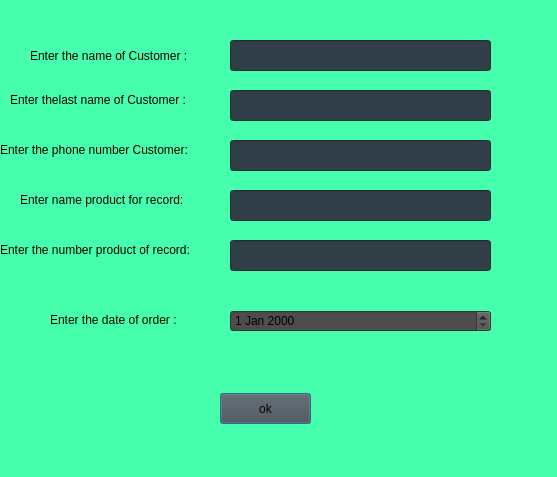
<?xml version="1.0" encoding="UTF-8"?>
<ui version="4.0">
 <class>add_information_of_customer</class>
 <widget class="QDialog" name="add_information_of_customer">
  <property name="geometry">
   <rect>
    <x>0</x>
    <y>0</y>
    <width>557</width>
    <height>477</height>
   </rect>
  </property>
  <property name="windowTitle">
   <string>Dialog</string>
  </property>
  <property name="styleSheet">
   <string notr="true">background-color: rgb(70, 255, 172);</string>
  </property>
  <widget class="QPushButton" name="pushButton">
   <property name="geometry">
    <rect>
     <x>220</x>
     <y>393</y>
     <width>91</width>
     <height>31</height>
    </rect>
   </property>
   <property name="styleSheet">
    <string notr="true">font: 700 italic 10pt &quot;Segoe UI&quot;;
background-color: rgb(77, 77, 77);</string>
   </property>
   <property name="text">
    <string>ok</string>
   </property>
  </widget>
  <widget class="QLineEdit" name="lineEdit">
   <property name="geometry">
    <rect>
     <x>230</x>
     <y>40</y>
     <width>261</width>
     <height>31</height>
    </rect>
   </property>
   <property name="styleSheet">
    <string notr="true">font: 700 italic 10pt &quot;Segoe UI&quot;;
background-color: rgb(48, 62, 72);</string>
   </property>
  </widget>
  <widget class="QLineEdit" name="lineEdit_2">
   <property name="geometry">
    <rect>
     <x>230</x>
     <y>90</y>
     <width>261</width>
     <height>31</height>
    </rect>
   </property>
   <property name="styleSheet">
    <string notr="true">font: 700 italic 10pt &quot;Segoe UI&quot;;
background-color: rgb(48, 62, 72);</string>
   </property>
  </widget>
  <widget class="QLineEdit" name="lineEdit_3">
   <property name="geometry">
    <rect>
     <x>230</x>
     <y>140</y>
     <width>261</width>
     <height>31</height>
    </rect>
   </property>
   <property name="styleSheet">
    <string notr="true">font: 700 italic 10pt &quot;Segoe UI&quot;;
background-color: rgb(48, 62, 72);</string>
   </property>
  </widget>
  <widget class="QLineEdit" name="lineEdit_4">
   <property name="geometry">
    <rect>
     <x>230</x>
     <y>190</y>
     <width>261</width>
     <height>31</height>
    </rect>
   </property>
   <property name="styleSheet">
    <string notr="true">font: 700 italic 10pt &quot;Segoe UI&quot;;
background-color: rgb(48, 62, 72);</string>
   </property>
  </widget>
  <widget class="QLabel" name="label">
   <property name="geometry">
    <rect>
     <x>30</x>
     <y>40</y>
     <width>191</width>
     <height>31</height>
    </rect>
   </property>
   <property name="styleSheet">
    <string notr="true">font: 700 italic 10pt &quot;Segoe UI&quot;;
</string>
   </property>
   <property name="text">
    <string>Enter the name of Customer :</string>
   </property>
  </widget>
  <widget class="QLabel" name="label_2">
   <property name="geometry">
    <rect>
     <x>10</x>
     <y>90</y>
     <width>211</width>
     <height>20</height>
    </rect>
   </property>
   <property name="styleSheet">
    <string notr="true">font: 700 italic 10pt &quot;Segoe UI&quot;;
</string>
   </property>
   <property name="text">
    <string>Enter thelast name of Customer :</string>
   </property>
  </widget>
  <widget class="QLabel" name="label_3">
   <property name="geometry">
    <rect>
     <x>0</x>
     <y>140</y>
     <width>221</width>
     <height>20</height>
    </rect>
   </property>
   <property name="styleSheet">
    <string notr="true">font: 700 italic 10pt &quot;Segoe UI&quot;;
</string>
   </property>
   <property name="text">
    <string>Enter the phone number Customer:</string>
   </property>
  </widget>
  <widget class="QLabel" name="label_4">
   <property name="geometry">
    <rect>
     <x>20</x>
     <y>190</y>
     <width>191</width>
     <height>20</height>
    </rect>
   </property>
   <property name="styleSheet">
    <string notr="true">font: 700 italic 10pt &quot;Segoe UI&quot;;
</string>
   </property>
   <property name="text">
    <string>Enter name product for record:</string>
   </property>
  </widget>
  <widget class="QDateEdit" name="dateEdit">
   <property name="geometry">
    <rect>
     <x>230</x>
     <y>310</y>
     <width>261</width>
     <height>22</height>
    </rect>
   </property>
   <property name="styleSheet">
    <string notr="true">background-color: rgb(77, 77, 77);
font: 700 10pt &quot;Segoe UI&quot;;</string>
   </property>
  </widget>
  <widget class="QLabel" name="label_5">
   <property name="geometry">
    <rect>
     <x>50</x>
     <y>310</y>
     <width>151</width>
     <height>20</height>
    </rect>
   </property>
   <property name="styleSheet">
    <string notr="true">font: 700 italic 10pt &quot;Segoe UI&quot;;
</string>
   </property>
   <property name="text">
    <string>Enter the date of order :</string>
   </property>
  </widget>
  <widget class="QLabel" name="label_6">
   <property name="geometry">
    <rect>
     <x>0</x>
     <y>240</y>
     <width>221</width>
     <height>20</height>
    </rect>
   </property>
   <property name="styleSheet">
    <string notr="true">font: 700 italic 10pt &quot;Segoe UI&quot;;
</string>
   </property>
   <property name="text">
    <string>Enter the number product of record:</string>
   </property>
  </widget>
  <widget class="QLineEdit" name="lineEdit_5">
   <property name="geometry">
    <rect>
     <x>230</x>
     <y>240</y>
     <width>261</width>
     <height>31</height>
    </rect>
   </property>
   <property name="styleSheet">
    <string notr="true">font: 700 italic 10pt &quot;Segoe UI&quot;;
background-color: rgb(48, 62, 72);</string>
   </property>
  </widget>
 </widget>
 <resources/>
 <connections>
  <connection>
   <sender>pushButton</sender>
   <signal>clicked()</signal>
   <receiver>add_information_of_customer</receiver>
   <slot>close()</slot>
   <hints>
    <hint type="sourcelabel">
     <x>293</x>
     <y>405</y>
    </hint>
    <hint type="destinationlabel">
     <x>282</x>
     <y>263</y>
    </hint>
   </hints>
  </connection>
 </connections>
</ui>
